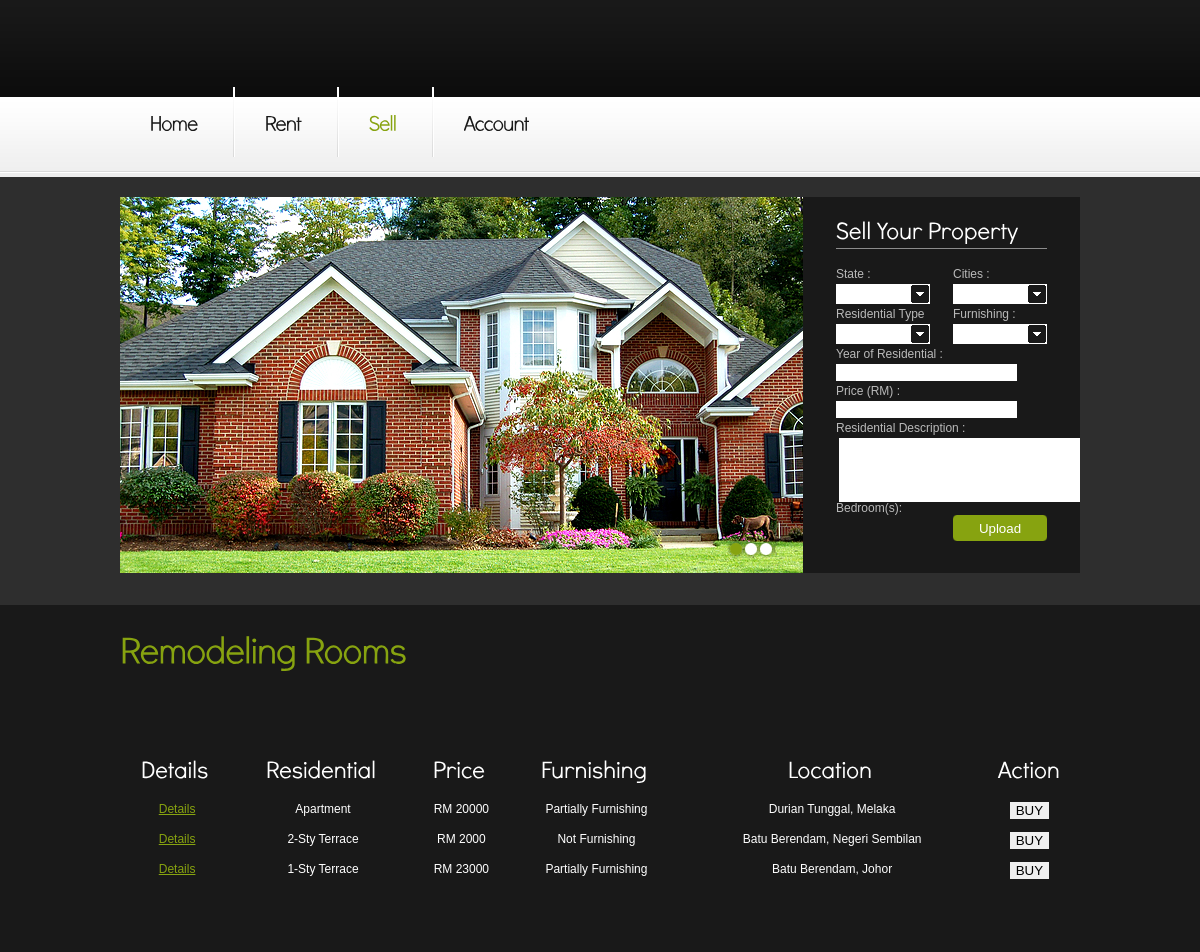
The page /Selling.php on the database as committed earlier.
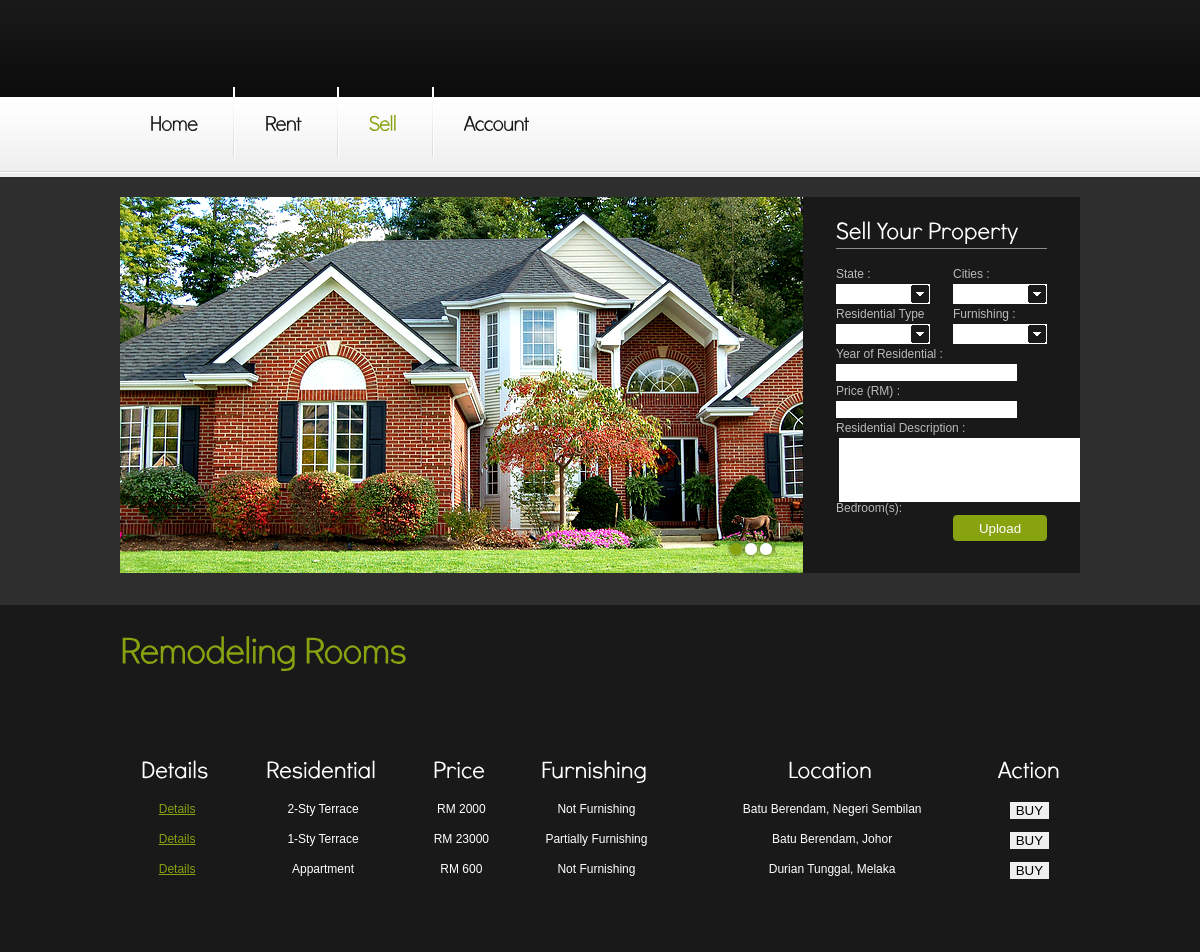
The same page on the database as committed later.
### tables this page shows
CREATE TABLE `residential` (
  `residential_id` int(5) NOT NULL,
  `residential_type` varchar(20) NOT NULL,
  `residential_price` int(5) NOT NULL,
  `residential_img` longblob NOT NULL,
  `residential_description` varchar(100) NOT NULL,
  `residential_year` int(4) NOT NULL,
  `furnishing` varchar(50) NOT NULL,
  `res_state` varchar(50) NOT NULL,
  `res_cities` varchar(50) NOT NULL,
  `sales` varchar(100) NOT NULL,
  `status` varchar(100) NOT NULL DEFAULT 'Pending'
);

### Selling.php (the view, shortened to what this page needs)
<html lang="en">
<head>
<link rel="stylesheet" href="css/reset.css" type="text/css" media="all">
<link rel="stylesheet" href="css/layout.css" type="text/css" media="all">
<link rel="stylesheet" href="css/style.css" type="text/css" media="all">
</head>
<body id="page1">
<div class="body1">
  <div class="main">
    <header>
      <h1><a href="index.php" id="logo"></a></h1>
      <div class="wrapper">
        <ul id="icons">
          <li><a href="#" class="normaltip"><img src="images/icon1.jpg" alt=""></a></li>
          <li><a href="#" class="normaltip"><img src="images/icon2.jpg" alt=""></a></li>
          <li><a href="#" class="normaltip"><img src="images/icon3.jpg" alt=""></a></li>
        </ul>
      </div>
      <nav>
        <ul id="menu">
          <li><a href="index.php">Home</a></li>
          <li><a href="renting.php">Rent</a></li>
          <li id="menu_active"><a href="selling.php">Sell</a></li>
          <li class="end"><a href="account.php">Account</a></li>
        </ul>
      </nav>
    </header>
  </div>
</div>
<div class="body2">
  <div class="main">
    <section id="content">
      <div class="wrapper">
        <article class="col1">
          <div id="slider">
          </div>
        </article>
        <article class="col2">
          <form id="form_1" action="" method="post">
            <div class="pad1">
              <h3>Sell Your Property</h3>
              <div class="row_select">
                <div class="cols"> State : <br>
                </div>
                <div class="cols pad_left1"> Cities : <br>
                </div>
              </div>
              <div class="row_select">
                <div class="cols"> Residential Type <br>
                </div>
                <div class="cols pad_left1"> Furnishing : <br>
                </div>
              <div class="row_select"> Year of Residential : <br>
                  <input type="number" name="residential_year" required>
              </div>
              <div class="row_select"> Price (RM) : <br>
                <input type="number" name="residential_price" required>
              </div>
              <div class="row_select"> Residential Description : <br>
                <textarea rows="4" cols="30" name="residential_description" required></textarea>
              </div>
              <div class="row_select">
                <div class="cols"> Bedroom(s):<br>
                </div>
                <div class="cols pad_left1">
                </div>
              </div> <br>
            </div>
          </form>
        </article>
      </div>
    </section>
  </div>
</div>
<div class="body3">
  <div class="main">
    <h2>Remodeling Rooms</h2>
    <div class="wrapper pad_bot3">
      <?php
        $query1=mysql_query("SELECT * FROM residential WHERE status='ACCEPT'");
        echo "<p><br>
        <table border='10' text-align='center' width='100%'>
        <tr class='color2'>
          <th><center><h3> Details </center></th>
          <th><center><h3> Residential </center></th>
          <th><center><h3> Price </center></th>
          <th><center><h3> Furnishing </center></th>
          <th><center><h3> Location </center></th>
          <th><center><h3> Action </center></th>
        </tr>
        </div></div>";
        while($query2=mysql_fetch_array($query1))
        {
          echo "<form action='edit_event2.php' method='post'>";
          echo"<tr height='30px' class='color2'>";
          echo "<td align='center' valign='top'>&nbsp;<a href='details.php'>Details</a></td>";
          echo "<td align='center' valign='top'>&nbsp;" . $query2['residential_type'] . "</td>";
          echo "<td align='center' valign='top'>&nbsp;RM " . $query2['residential_price'] . "</td>";
          echo "<td align='center' valign='top'>&nbsp;" . $query2['furnishing'] . "</td>";
          echo "<td align='center' valign='top'>&nbsp;" . $query2['res_cities'] . ", " . $query2['res_state'] . "</td>";
          echo "<td align='center'>
                  <button type='submit' span='2' >BUY</button></form>";
        }
      ?>
    </div>
</body>
</html>

### css/layout.css (style rules this page uses)
.col1, .col2, .col3, .cols { float:left; }
.col1 { width:683px; }
.col2 { width:277px; }
.cols { width:190px; }

### css/style.css (style rules this page uses)
article, aside, audio, canvas, command, datalist, details, embed, figcaption, figure, footer, header, hgroup, keygen, meter, nav, output, progress, section, source, video { display:block }
.wrapper { width:100%; overflow:hidden }
body { background:#eee; border:0; font:12px Arial, Helvetica, sans-serif; color:#bababa; line-height:20px }
.main { margin:0 auto; width:960px }
.body1 { background:url(../images/bg_top.gif) top repeat-x }
.body2 { background:#2e2e2e }
.body3 { background:#191919 }
a { color:#87a310; text-decoration:underline; outline:none }
h1 { margin-left:-7px; position:absolute; z-index:2; height:95px; padding-left:191px; padding-top:28px }
h2 { font-size:37px; color:#87a310; line-height:1.2em; padding:28px 0 27px 0; letter-spacing:-1px }
h3 { font-size:24px; color:#fff; line-height:1.2em; padding:42px 0 19px 0 }
p { padding-bottom:20px }
header { position:relative; height:177px }
#logo { display:block; background:url(../images/logo_img.png) 0 0 no-repeat; width:2px; height:38px; text-indent:-9999px }
#icons { float:right; padding:34px 29px 0 0 }
#icons li { float:left; padding-left:10px }
#menu { padding:33px 0 0 }
#menu li { padding:26px 37px 23px 30px; float:left; background:url(../images/menu_line.gif) right 0 no-repeat }
#menu .end { background:none; padding-right:0 }
#menu li a { display:inline-block; overflow:hidden; font-size:21px; color:#191919; line-height:1.2em; text-decoration:none; letter-spacing:-1px }
#menu li a:hover, #menu #menu_active a { color:#87a310 }
#slider { position:relative; width:683px; height:376px; z-index:88; overflow:hidden }
#content { padding-top:20px; padding-bottom:32px }
.pad1 { padding:0 30px 0 33px }
.pad_left1 { padding-left:30px }
.pad_bot3 { padding-bottom:40px }
.color2 { color:#fff }
#form_1 { background:#191919; height:360px; padding-bottom:16px; color:#bababa }
#form_1 h3 { padding:23px 0 4px 0; border-bottom:1px solid #8c8c8c; margin-bottom:15px }
#form_1 .row_select { min-height:30px; width:100% }
#form_1 .cols { width:94px }
#form_1 .pad_left1 { padding-left:23px }
#form_1 .pad1 { padding:0 33px }

Rows that differ between the two databases and show on the page:
no longer on this page (row edited): residential: residential_type "Apartment", residential_price "20000", furnishing "Partially Furnishing", res_cities "Durian Tunggal", res_state "Melaka"
added residential: residential_type "Appartment", residential_price "600", furnishing "Not Furnishing", res_cities "Durian Tunggal", res_state "Melaka"
